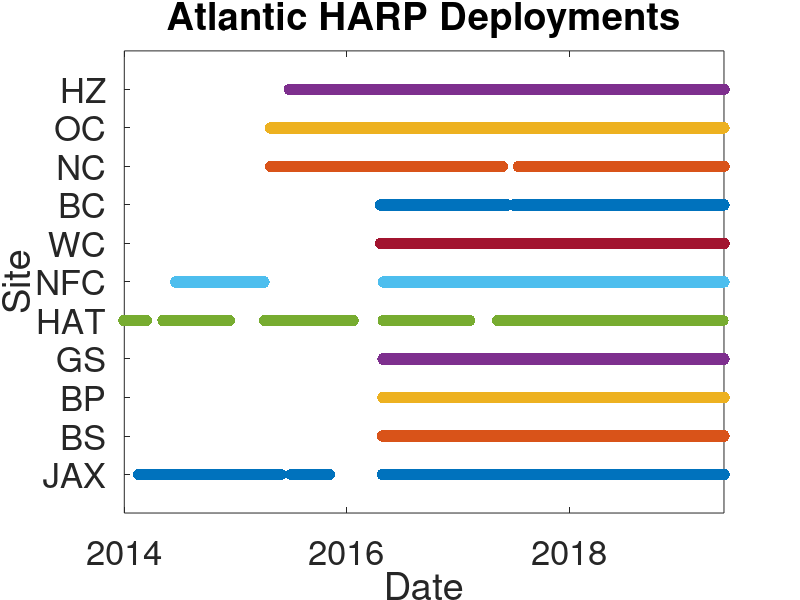

Write MATLAB code to recreate this figure.
HZ = [datenum([2015,06,26]), datenum([2016,04,22]);
    datenum([2016,04,22]), datenum([2017,07,08]);
    datenum([2017,07,08]),datenum([2018,06,11]);
    datenum([2018,06,11]),datenum([2019,05,21])];
OC = [datenum([2015,04,25]), datenum([2016,04,23]);
    datenum([2016,04,24]), datenum([2017,07,07]);
    datenum([2017,07,07]),datenum([2018,06,09]);
    datenum([2018,06,10]),datenum([2019,05,21])];
NC = [datenum([2015,04,26]), datenum([2016,04,21]);
    datenum([2016,04,21]), datenum([2017,05,24]);
    datenum([2017,07,16]),datenum([2018,06,09]);
    datenum([2018,06,09]),datenum([2019,05,21])];
BC = [datenum([2016,04,20]), datenum([2017,06,10]);
    datenum([2017,06,30]),datenum([2018,06,03]);
    datenum([2018,06,03]),datenum([2019,05,21])];
WC = [datenum([2016,04,20]), datenum([2017,06,29]);
    datenum([2017,06,29]),datenum([2018,06,02]);
    datenum([2018,06,02]),datenum([2019,05,21])];
NFC = [datenum([2014,06,19]), datenum([2015,04,04]);
    datenum([2016,04,30]), datenum([2017,06,28]);
    datenum([2017,06,29]),datenum([2018,06,02]);
    datenum([2018,06,02]),datenum([2019,05,21])];
% NFC = [ datenum([2016,04,30]), datenum([2017,06,28]);
%     datenum([2017,06,29]),datenum([2018,06,02]);
%     datenum([2018,06,02]),datenum([2019,05,21])];
HAT = [datenum([2012,03,15]), datenum([2012,04,11]);
    datenum([2012,10,29]), datenum([2013,05,09]);
    datenum([2013,05,29]),datenum([2014,03,14]);
    datenum([2014,05,08]),datenum([2014,12,11]);
    datenum([2015,04,06]),datenum([2016,01,21]);
    datenum([2016,04,29]),datenum([2017,02,06]);
    datenum([2017,05,09]),datenum([2017,10,25]);
    datenum([2017,05,09]),datenum([2017,06,28]);
    datenum([2017,10,26]),datenum([2018,05,31]);
    datenum([2017,10,26]),datenum([2018,06,01]);
    datenum([2018,06,01]),datenum([2018,12,14]);
    datenum([2018,12,13]),datenum([2019,05 17])];
% HAT = [ datenum([2016,04,29]),datenum([2017,02,06]);
%     datenum([2017,05,09]),datenum([2017,10,25]);
%     datenum([2017,05,09]),datenum([2017,06,28]);
%     datenum([2017,10,26]),datenum([2018,05,31]);
%     datenum([2017,10,26]),datenum([2018,06,01]);
%     datenum([2018,06,01]),datenum([2018,12,14]);
%     datenum([2018,12,13]),datenum([2019,05,21])];
GS = [datenum([2016,04,28]), datenum([2017,06,27]);
    datenum([2017,06,27]),datenum([2018,06,28]);
    datenum([2018,06,28]),datenum([2019,05,21])];
BP = [datenum([2016,04,28]), datenum([2017,06,27]);
    datenum([2017,06,27]),datenum([2018,06,27]);
    datenum([2018,06,27]),datenum([2019,05,21])];
BS = [datenum([2016,04,27]), datenum([2017,06,26]);
    datenum([2017,06,26]),datenum([2018,06,27]);
    datenum([2018,06,27]),datenum([2019,05,21])];
JAX = [datenum([2009,04,01]), datenum([2009,05,24]);
    datenum([2009,04,01]), datenum([2009,09,05]);
    datenum([2009,09,16]),datenum([2009,12,27]);
    datenum([2010,02,21]),datenum([2010,07,30]);
    datenum([2010,03,09]),datenum([2010,08,19]);
    datenum([2010,08,26]),datenum([2011,01,25]);
    datenum([2010,08,26]),datenum([2011,02,01]);
    datenum([2011,02,01]),datenum([2011,07,14]);
    datenum([2013,05,12]),datenum([2013,06,20]);
    datenum([2014,02,17]),datenum([2014,08,23]);
    datenum([2014,08,23]),datenum([2015,05,29]);
    datenum([2015,07,02]),datenum([2015,11,04]);
    datenum([2016,04,26]),datenum([2017,06,25]);
    datenum([2017,06,25]),datenum([2018,06,28]);
    datenum([2018,06,28]),datenum([2019,05,21])];
% JAX = [datenum([2016,04,26]),datenum([2017,06,25]);
%     datenum([2017,06,25]),datenum([2018,06,28]);
%     datenum([2018,06,28]),datenum([2019,05,21])];


sites = {HZ,OC,NC,BC,WC,NFC,HAT,GS,BP,BS,JAX};
dates = datenum([2009,01,01]):1:datenum([2019,05,21]);
% dates = [datenum([2016,01,01]):1:datenum([2019,05,21])];
dates(2:length(sites)+1,:) = NaN;

q = length(sites);
for i = 1:length(sites)
    for j = 1:length(sites{i})
        a = find(dates(1,:)>=sites{i}(j,1));
        b = find(dates(1,:)<=sites{i}(j,end));
        ind = intersect(a,b);
        dates(i+1,ind) = q;
    end
    q = q-1;
end

figure(1)
plot(dates(1,:),dates(12,:),'.','MarkerSize',25);
hold on
plot(dates(1,:),dates(11,:),'.','MarkerSize',25);
plot(dates(1,:),dates(10,:),'.','MarkerSize',25);
plot(dates(1,:),dates(9,:),'.','MarkerSize',25);
plot(dates(1,:),dates(8,:),'.','MarkerSize',25);
plot(dates(1,:),dates(7,:),'.','MarkerSize',25);
plot(dates(1,:),dates(6,:),'.','MarkerSize',25);
plot(dates(1,:),dates(5,:),'.','MarkerSize',25);
plot(dates(1,:),dates(4,:),'.','MarkerSize',25);
plot(dates(1,:),dates(3,:),'.','MarkerSize',25);
plot(dates(1,:),dates(2,:),'.','MarkerSize',25);
hold off
ylim([0 12]);
yticks([1 2 3 4 5 6 7 8 9 10 11]);
yticklabels({'JAX','BS','BP','GS','HAT','NFC','WC','BC','NC','OC','HZ'});
xlabel('Date');
ylabel('Site');
title('Atlantic HARP Deployments');
set(gca,'fontSize',25)
xticks([datenum(2009,01,01),datenum(2010,01,01),datenum(2011,01,01),...
    datenum(2012,01,01),datenum(2013,01,01),datenum(2014,01,01),...
    datenum(2015,01,01), datenum(2016,01,01),datenum(2017,01,01),...
    datenum(2018,01,01),datenum(2019,01,01)]);
datetick('x');
xlim([datenum(2014,01,01) dates(1,end)]);

saveas(gcf,'Atl_HARP_Deps_2014_Present','tiff');
